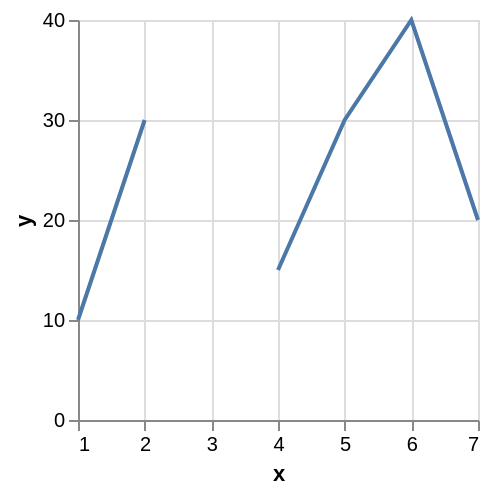

Write a Vega-Lite specification for this figure.
### Vega specification from a JSON file in a GitHub repository (floating-point values rounded to 4 significant figures)
{"$schema": "https://vega.github.io/schema/vega/v5.json", "background": "white", "padding": 5, "width": 200, "height": 200, "style": "cell", "data": [{"name": "source_0", "values": [{"x": 1, "y": 10}, {"x": 2, "y": 30}, {"x": 3, "y": null}, {"x": 4, "y": 15}, {"x": 5, "y": 30}, {"x": 6, "y": 40}, {"x": 7, "y": 20}]}, {"name": "data_0", "source": "source_0", "transform": [{"type": "formula", "expr": "toNumber(datum[\"x\"])", "as": "x"}]}], "marks": [{"name": "marks", "type": "line", "style": ["line"], "sort": {"field": "datum[\"x\"]"}, "from": {"data": "data_0"}, "encode": {"update": {"stroke": {"value": "#4c78a8"}, "description": {"signal": "\"x: \" + (format(datum[\"x\"], \"\")) + \"; y: \" + (format(datum[\"y\"], \"\"))"}, "x": {"scale": "x", "field": "x"}, "y": {"scale": "y", "field": "y"}, "defined": {"signal": "isValid(datum[\"x\"]) && isFinite(+datum[\"x\"]) && isValid(datum[\"y\"]) && isFinite(+datum[\"y\"])"}}}}], "scales": [{"name": "x", "type": "linear", "domain": {"data": "data_0", "field": "x"}, "range": [0, {"signal": "width"}], "nice": true, "zero": false}, {"name": "y", "type": "linear", "domain": {"data": "data_0", "field": "y"}, "range": [{"signal": "height"}, 0], "nice": true, "zero": true}], "axes": [{"scale": "x", "orient": "bottom", "gridScale": "y", "grid": true, "tickCount": {"signal": "ceil(width/40)"}, "domain": false, "labels": false, "aria": false, "maxExtent": 0, "minExtent": 0, "ticks": false, "zindex": 0}, {"scale": "y", "orient": "left", "gridScale": "x", "grid": true, "tickCount": {"signal": "ceil(height/40)"}, "domain": false, "labels": false, "aria": false, "maxExtent": 0, "minExtent": 0, "ticks": false, "zindex": 0}, {"scale": "x", "orient": "bottom", "grid": false, "title": "x", "labelFlush": true, "labelOverlap": true, "tickCount": {"signal": "ceil(width/40)"}, "zindex": 0}, {"scale": "y", "orient": "left", "grid": false, "title": "y", "labelOverlap": true, "tickCount": {"signal": "ceil(height/40)"}, "zindex": 0}], "config": {"projection": {"type": "equalEarth"}}}
